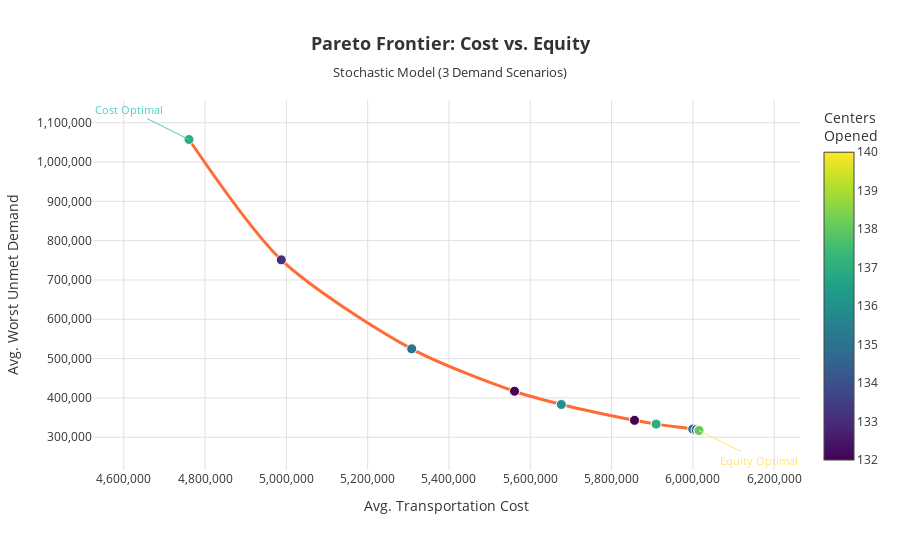

Notebook code for this chart:
### Markdown cell above
---
## 1. Pareto Frontier (Cost vs. Equity)

### Code cell
df = pareto_df.sort_values('avg_transport_cost').copy()

fig = go.Figure()

# Pareto line
fig.add_trace(go.Scatter(
    x=df['avg_transport_cost'], y=df['avg_equity_t'],
    mode='lines',
    line=dict(color=COLORS['primary'], width=3, shape='spline', smoothing=0.8),
    hoverinfo='skip',
    name='Pareto Frontier'
))

# Points with hover info
hover_text = [f"<b>w_cost={row.w_cost:.1f}, w_eq={row.w_eq:.1f}</b><br>" +
              f"Avg Transport Cost: {row.avg_transport_cost:,.0f}<br>" +
              f"Avg Worst Unmet: {row.avg_equity_t:,.0f}<br>" +
              f"Centers Opened: {row.num_centers}<br>" +
              f"Avg Delivered: {row.avg_total_recv:,.0f}"
              for _, row in df.iterrows()]

fig.add_trace(go.Scatter(
    x=df['avg_transport_cost'], y=df['avg_equity_t'],
    mode='markers',
    marker=dict(
        size=10,
        color=df['num_centers'],
        colorscale='Viridis',
        colorbar=dict(title='Centers<br>Opened'),
        line=dict(color='white', width=1)
    ),
    text=hover_text,
    hovertemplate='%{text}<extra></extra>',
    name='Solutions'
))

# Annotations for extremes
cost_opt = df.loc[df['avg_transport_cost'].idxmin()]
eq_opt = df.loc[df['avg_equity_t'].idxmin()]

fig.add_annotation(x=cost_opt['avg_transport_cost'], y=cost_opt['avg_equity_t'],
                   text="Cost Optimal", showarrow=True, arrowcolor=COLORS['secondary'],
                   font=dict(color=COLORS['secondary'], size=11), ax=-60, ay=-30)
fig.add_annotation(x=eq_opt['avg_transport_cost'], y=eq_opt['avg_equity_t'],
                   text="Equity Optimal", showarrow=True, arrowcolor=COLORS['accent'],
                   font=dict(color=COLORS['accent'], size=11), ax=60, ay=30)

fig.update_layout(
    title=dict(text="<b>Pareto Frontier: Cost vs. Equity</b><br><sub>Stochastic Model (3 Demand Scenarios)</sub>", 
               x=0.5, font=dict(size=18)),
    xaxis=dict(title="Avg. Transportation Cost", tickformat=',', gridcolor='#e0e0e0'),
    yaxis=dict(title="Avg. Worst Unmet Demand", tickformat=',', gridcolor='#e0e0e0'),
    plot_bgcolor='white',
    paper_bgcolor='white',
    font=dict(color='#333333'),
    showlegend=False,
    height=550
)

fig.show()

### Figure 1 — Plotly figure (JSON) as saved in the notebook; plotly's stock layout.template omitted (floating-point values rounded to 4 significant figures)
{"data": [{"hoverinfo": "skip", "line": {"color": "#ff6b35", "shape": "spline", "smoothing": 0.8, "width": 3}, "mode": "lines", "name": "Pareto Frontier", "type": "scatter", "x": [4760000.0, 4988000.0, 5308000.0, 5561000.0, 5676000.0, 5856000.0, 5910000.0, 5999000.0, 6008000.0, 6014000.0, 6015000.0], "y": [1057000.0, 751200.0, 524900.0, 416900.0, 383300.0, 343000.0, 333300.0, 320700.0, 318800.0, 317300.0, 317100.0]}, {"hovertemplate": "%{text}<extra></extra>", "marker": {"color": [137, 133, 135, 132, 136, 132, 137, 135, 134, 140, 138], "colorbar": {"title": {"text": "Centers<br>Opened"}}, "colorscale": [[0, "#440154"], [0.1111, "#482878"], [0.2222, "#3e4989"], [0.3333, "#31688e"], [0.4444, "#26828e"], [0.5556, "#1f9e89"], [0.6667, "#35b779"], [0.7778, "#6ece58"], [0.8889, "#b5de2b"], [1, "#fde725"]], "line": {"color": "white", "width": 1}, "size": 10}, "mode": "markers", "name": "Solutions", "text": ["<b>w_cost=1.0, w_eq=0.5</b><br>Avg Transport Cost: 4,760,489<br>Avg Worst Unmet: 1,057,353<br>Centers Opened: 137.0<br>Avg Delivered: 13,520,860", "<b>w_cost=1.0, w_eq=1.0</b><br>Avg Transport Cost: 4,987,536<br>Avg Worst Unmet: 751,191<br>Centers Opened: 133.0<br>Avg Delivered: 13,520,860", "<b>w_cost=1.0, w_eq=2.0</b><br>Avg Transport Cost: 5,308,243<br>Avg Worst Unmet: 524,876<br>Centers Opened: 135.0<br>Avg Delivered: 13,520,860", "<b>w_cost=1.0, w_eq=3.0</b><br>Avg Transport Cost: 5,561,200<br>Avg Worst Unmet: 416,888<br>Centers Opened: 132.0<br>Avg Delivered: 13,520,860", "<b>w_cost=1.0, w_eq=4.0</b><br>Avg Transport Cost: 5,676,345<br>Avg Worst Unmet: 383,282<br>Centers Opened: 136.0<br>Avg Delivered: 13,520,860", "<b>w_cost=1.0, w_eq=5.0</b><br>Avg Transport Cost: 5,856,397<br>Avg Worst Unmet: 342,959<br>Centers Opened: 132.0<br>Avg Delivered: 13,520,860", "<b>w_cost=1.0, w_eq=6.0</b><br>Avg Transport Cost: 5,909,527<br>Avg Worst Unmet: 333,329<br>Centers Opened: 137.0<br>Avg Delivered: 13,520,860", "<b>w_cost=1.0, w_eq=7.0</b><br>Avg Transport Cost: 5,999,466<br>Avg Worst Unmet: 320,732<br>Centers Opened: 135.0<br>Avg Delivered: 13,520,860", "<b>w_cost=1.0, w_eq=9.0</b><br>Avg Transport Cost: 6,007,916<br>Avg Worst Unmet: 318,760<br>Centers Opened: 134.0<br>Avg Delivered: 13,520,860", "<b>w_cost=1.0, w_eq=10.0</b><br>Avg Transport Cost: 6,014,300<br>Avg Worst Unmet: 317,301<br>Centers Opened: 140.0<br>Avg Delivered: 13,520,860", "<b>w_cost=1.0, w_eq=8.0</b><br>Avg Transport Cost: 6,015,014<br>Avg Worst Unmet: 317,110<br>Centers Opened: 138.0<br>Avg Delivered: 13,520,860"], "type": "scatter", "x": [4760000.0, 4988000.0, 5308000.0, 5561000.0, 5676000.0, 5856000.0, 5910000.0, 5999000.0, 6008000.0, 6014000.0, 6015000.0], "y": [1057000.0, 751200.0, 524900.0, 416900.0, 383300.0, 343000.0, 333300.0, 320700.0, 318800.0, 317300.0, 317100.0]}], "layout": {"annotations": [{"arrowcolor": "#4ecdc4", "ax": -60, "ay": -30, "font": {"color": "#4ecdc4", "size": 11}, "showarrow": true, "text": "Cost Optimal", "x": 4760000.0, "y": 1057000.0}, {"arrowcolor": "#ffe66d", "ax": 60, "ay": 30, "font": {"color": "#ffe66d", "size": 11}, "showarrow": true, "text": "Equity Optimal", "x": 6015000.0, "y": 317100.0}], "font": {"color": "#333333"}, "height": 550, "paper_bgcolor": "white", "plot_bgcolor": "white", "showlegend": false, "title": {"font": {"size": 18}, "text": "<b>Pareto Frontier: Cost vs. Equity</b><br><sub>Stochastic Model (3 Demand Scenarios)</sub>", "x": 0.5}, "xaxis": {"gridcolor": "#e0e0e0", "tickformat": ",", "title": {"text": "Avg. Transportation Cost"}}, "yaxis": {"gridcolor": "#e0e0e0", "tickformat": ",", "title": {"text": "Avg. Worst Unmet Demand"}}}}
